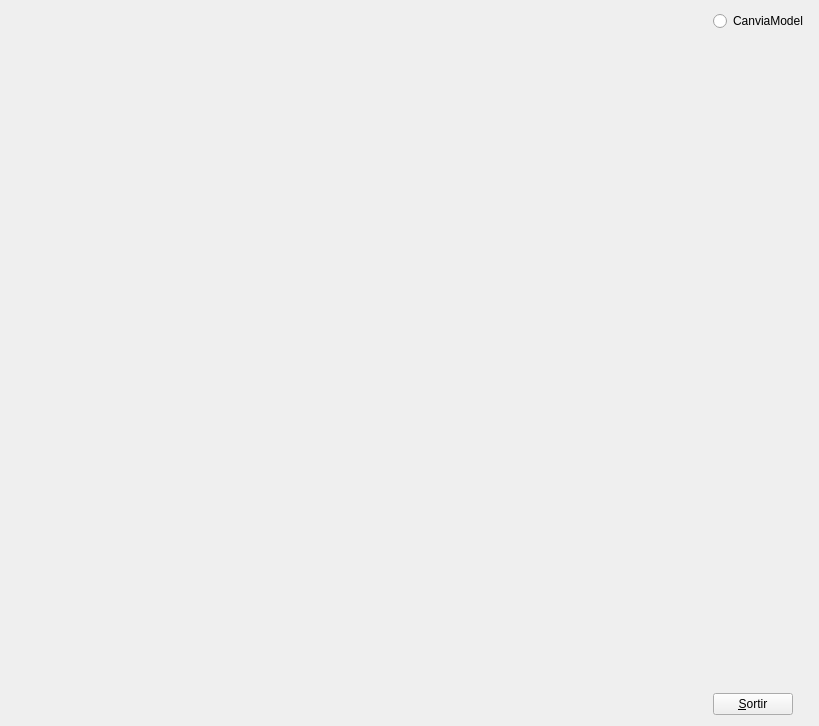
<?xml version="1.0" encoding="UTF-8"?>
<ui version="4.0">
 <class>MyForm</class>
 <widget class="QWidget" name="MyForm">
  <property name="geometry">
   <rect>
    <x>0</x>
    <y>0</y>
    <width>819</width>
    <height>726</height>
   </rect>
  </property>
  <property name="windowTitle">
   <string>IDI-Lab</string>
  </property>
  <layout class="QHBoxLayout" name="horizontalLayout">
   <item>
    <widget class="MyGLWidget" name="widget" native="true">
     <property name="sizePolicy">
      <sizepolicy hsizetype="Expanding" vsizetype="Expanding">
       <horstretch>0</horstretch>
       <verstretch>0</verstretch>
      </sizepolicy>
     </property>
     <property name="minimumSize">
      <size>
       <width>50</width>
       <height>50</height>
      </size>
     </property>
    </widget>
   </item>
   <item>
    <layout class="QVBoxLayout" name="verticalLayout">
     <item>
      <widget class="QRadioButton" name="radioButton">
       <property name="text">
        <string>CanviaModel</string>
       </property>
      </widget>
     </item>
     <item>
      <spacer name="verticalSpacer">
       <property name="orientation">
        <enum>Qt::Vertical</enum>
       </property>
       <property name="sizeHint" stdset="0">
        <size>
         <width>20</width>
         <height>40</height>
        </size>
       </property>
      </spacer>
     </item>
     <item>
      <widget class="QPushButton" name="pushButton">
       <property name="sizePolicy">
        <sizepolicy hsizetype="Fixed" vsizetype="Fixed">
         <horstretch>0</horstretch>
         <verstretch>0</verstretch>
        </sizepolicy>
       </property>
       <property name="text">
        <string>&amp;Sortir</string>
       </property>
      </widget>
     </item>
    </layout>
   </item>
  </layout>
 </widget>
 <customwidgets>
  <customwidget>
   <class>MyGLWidget</class>
   <extends>QWidget</extends>
   <header>MyGLWidget.h</header>
   <container>1</container>
   <slots>
    <slot>fovZoom(int)</slot>
    <slot>canviaModel()</slot>
    <slot>canviaOptica()</slot>
   </slots>
  </customwidget>
 </customwidgets>
 <resources/>
 <connections>
  <connection>
   <sender>pushButton</sender>
   <signal>clicked()</signal>
   <receiver>MyForm</receiver>
   <slot>close()</slot>
   <hints>
    <hint type="sourcelabel">
     <x>773</x>
     <y>715</y>
    </hint>
    <hint type="destinationlabel">
     <x>839</x>
     <y>529</y>
    </hint>
   </hints>
  </connection>
  <connection>
   <sender>radioButton</sender>
   <signal>clicked()</signal>
   <receiver>widget</receiver>
   <slot>canviaModel()</slot>
   <hints>
    <hint type="sourcelabel">
     <x>741</x>
     <y>22</y>
    </hint>
    <hint type="destinationlabel">
     <x>322</x>
     <y>111</y>
    </hint>
   </hints>
  </connection>
 </connections>
</ui>
